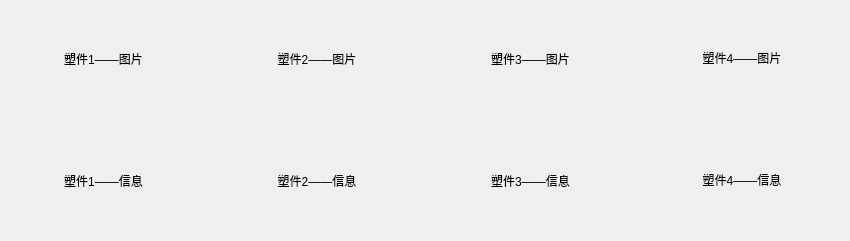
<?xml version="1.0" encoding="UTF-8"?>
<ui version="4.0">
 <class>widget</class>
 <widget class="QWidget" name="widget">
  <property name="geometry">
   <rect>
    <x>0</x>
    <y>0</y>
    <width>850</width>
    <height>241</height>
   </rect>
  </property>
  <property name="windowTitle">
   <string>Form</string>
  </property>
  <widget class="QWidget" name="layoutWidget">
   <property name="geometry">
    <rect>
     <x>0</x>
     <y>0</y>
     <width>844</width>
     <height>238</height>
    </rect>
   </property>
   <layout class="QHBoxLayout" name="horizontalLayout_7">
    <item>
     <layout class="QVBoxLayout" name="verticalLayout_12">
      <item>
       <widget class="QLabel" name="dict_1">
        <property name="sizePolicy">
         <sizepolicy hsizetype="MinimumExpanding" vsizetype="MinimumExpanding">
          <horstretch>0</horstretch>
          <verstretch>0</verstretch>
         </sizepolicy>
        </property>
        <property name="minimumSize">
         <size>
          <width>204</width>
          <height>114</height>
         </size>
        </property>
        <property name="text">
         <string>塑件1——图片</string>
        </property>
        <property name="alignment">
         <set>Qt::AlignCenter</set>
        </property>
       </widget>
      </item>
      <item>
       <widget class="QLabel" name="dict_1_info">
        <property name="minimumSize">
         <size>
          <width>204</width>
          <height>114</height>
         </size>
        </property>
        <property name="text">
         <string>塑件1——信息</string>
        </property>
        <property name="alignment">
         <set>Qt::AlignCenter</set>
        </property>
       </widget>
      </item>
     </layout>
    </item>
    <item>
     <layout class="QVBoxLayout" name="verticalLayout_13">
      <item>
       <widget class="QLabel" name="dict_2">
        <property name="sizePolicy">
         <sizepolicy hsizetype="MinimumExpanding" vsizetype="MinimumExpanding">
          <horstretch>0</horstretch>
          <verstretch>0</verstretch>
         </sizepolicy>
        </property>
        <property name="minimumSize">
         <size>
          <width>204</width>
          <height>114</height>
         </size>
        </property>
        <property name="text">
         <string>塑件2——图片</string>
        </property>
        <property name="alignment">
         <set>Qt::AlignCenter</set>
        </property>
       </widget>
      </item>
      <item>
       <widget class="QLabel" name="dict_2_info">
        <property name="sizePolicy">
         <sizepolicy hsizetype="Preferred" vsizetype="Preferred">
          <horstretch>0</horstretch>
          <verstretch>0</verstretch>
         </sizepolicy>
        </property>
        <property name="minimumSize">
         <size>
          <width>204</width>
          <height>114</height>
         </size>
        </property>
        <property name="text">
         <string>塑件2——信息</string>
        </property>
        <property name="alignment">
         <set>Qt::AlignCenter</set>
        </property>
       </widget>
      </item>
     </layout>
    </item>
    <item>
     <layout class="QVBoxLayout" name="verticalLayout_14">
      <item>
       <widget class="QLabel" name="dict_3">
        <property name="sizePolicy">
         <sizepolicy hsizetype="MinimumExpanding" vsizetype="MinimumExpanding">
          <horstretch>0</horstretch>
          <verstretch>0</verstretch>
         </sizepolicy>
        </property>
        <property name="minimumSize">
         <size>
          <width>204</width>
          <height>114</height>
         </size>
        </property>
        <property name="text">
         <string>塑件3——图片</string>
        </property>
        <property name="alignment">
         <set>Qt::AlignCenter</set>
        </property>
       </widget>
      </item>
      <item>
       <widget class="QLabel" name="dict_3_info">
        <property name="minimumSize">
         <size>
          <width>204</width>
          <height>114</height>
         </size>
        </property>
        <property name="text">
         <string>塑件3——信息</string>
        </property>
        <property name="alignment">
         <set>Qt::AlignCenter</set>
        </property>
       </widget>
      </item>
     </layout>
    </item>
    <item>
     <layout class="QVBoxLayout" name="verticalLayout_15">
      <item>
       <widget class="QLabel" name="dict_4">
        <property name="minimumSize">
         <size>
          <width>204</width>
          <height>114</height>
         </size>
        </property>
        <property name="text">
         <string>塑件4——图片</string>
        </property>
        <property name="alignment">
         <set>Qt::AlignCenter</set>
        </property>
       </widget>
      </item>
      <item>
       <widget class="QLabel" name="dict_4_info">
        <property name="text">
         <string>塑件4——信息</string>
        </property>
        <property name="alignment">
         <set>Qt::AlignCenter</set>
        </property>
       </widget>
      </item>
     </layout>
    </item>
   </layout>
  </widget>
 </widget>
 <resources/>
 <connections/>
</ui>
